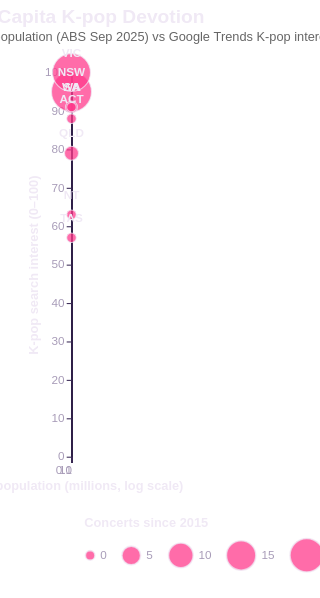

The Vega-Lite source for this figure:
### Vega-Lite specification from a JSON file in a GitHub repository (floating-point values rounded to 4 significant figures)
{"title": {"text": "Per-Capita K-pop Devotion", "subtitle": "State population (ABS Sep 2025) vs Google Trends K-pop interest (May 2025–May 2026); bubble size = K-pop concerts since 2015.", "anchor": "start", "fontSize": 18, "subtitleFontSize": 12, "subtitleColor": "#666"}, "width": "container", "height": 360, "autosize": {"type": "fit-x", "contains": "padding"}, "config": {"view": {"stroke": null}, "axis": {"labelFontSize": 11, "titleFontSize": 12, "labelColor": "#a89cb8", "titleColor": "#f0e9f5", "tickColor": "#3a2a55", "domainColor": "#3a2a55", "gridColor": "#26193e"}, "legend": {"orient": "bottom", "titleFontSize": 12, "labelFontSize": 11, "padding": 12, "offset": 12, "columns": 0, "labelColor": "#a89cb8", "titleColor": "#f0e9f5"}, "background": "transparent", "title": {"color": "#f0e9f5", "subtitleColor": "#a89cb8"}, "header": {"labelColor": "#f0e9f5", "titleColor": "#f0e9f5", "labelFontSize": 13, "labelFontWeight": "bold"}}, "data": {"values": [{"state": "NSW", "pop_millions": 8.62, "interest": 95, "concerts": 29}, {"state": "VIC", "pop_millions": 7.1, "interest": 100, "concerts": 26}, {"state": "QLD", "pop_millions": 5.69, "interest": 79, "concerts": 2}, {"state": "WA", "pop_millions": 3.06, "interest": 91, "concerts": 1}, {"state": "SA", "pop_millions": 1.91, "interest": 91, "concerts": 0}, {"state": "TAS", "pop_millions": 0.58, "interest": 57, "concerts": 0}, {"state": "ACT", "pop_millions": 0.49, "interest": 88, "concerts": 0}, {"state": "NT", "pop_millions": 0.27, "interest": 63, "concerts": 0}]}, "layer": [{"mark": {"type": "circle", "opacity": 0.75, "stroke": "#f0e9f5", "strokeWidth": 1}, "encoding": {"x": {"field": "pop_millions", "type": "quantitative", "title": "State population (millions, log scale)", "scale": {"type": "log"}}, "y": {"field": "interest", "type": "quantitative", "title": "K-pop search interest (0–100)"}, "size": {"field": "concerts", "type": "quantitative", "title": "Concerts since 2015", "scale": {"range": [80, 1400]}}, "color": {"value": "#ff3b8c", "legend": {"orient": "bottom"}}, "tooltip": [{"field": "state", "title": "State"}, {"field": "pop_millions", "title": "Population (M)"}, {"field": "interest", "title": "K-pop interest"}, {"field": "concerts", "title": "Concerts"}]}}, {"mark": {"type": "text", "dy": -18, "fontWeight": "bold", "color": "#f0e9f5"}, "encoding": {"x": {"field": "pop_millions", "type": "quantitative", "scale": {"type": "log"}}, "y": {"field": "interest", "type": "quantitative"}, "text": {"field": "state"}}}], "$schema": "https://vega.github.io/schema/vega-lite/v5.json", "padding": {"left": 24, "right": 24, "top": 8, "bottom": 8}}
